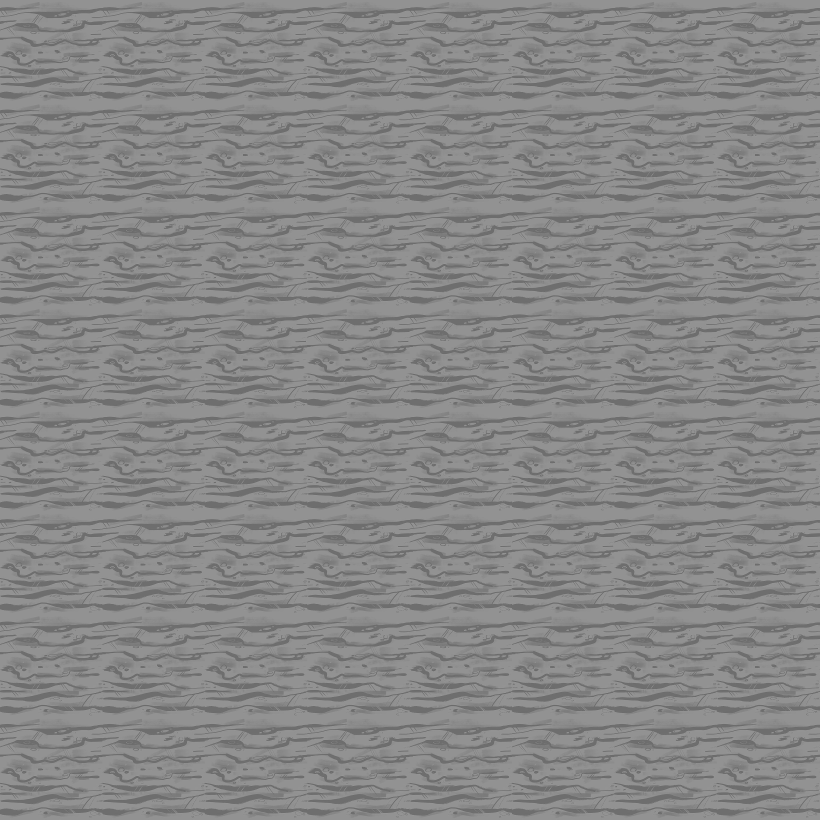
#> input picture assets/bad_ground.jpg, 4096 x 4096 px (shown at 1/5 size)
$ python resize.py bad_ground.jpg
#> lines starting #> are read from the running program, lines starting #| are printed output that depends on the picture
import sys, cv2

inp = sys.argv[1]

im = cv2.imread(inp, 0)
#> im is the input picture: shape (4096, 4096); min 77, max 178, mean 135.1

a = cv2.resize(im, (800, 800))
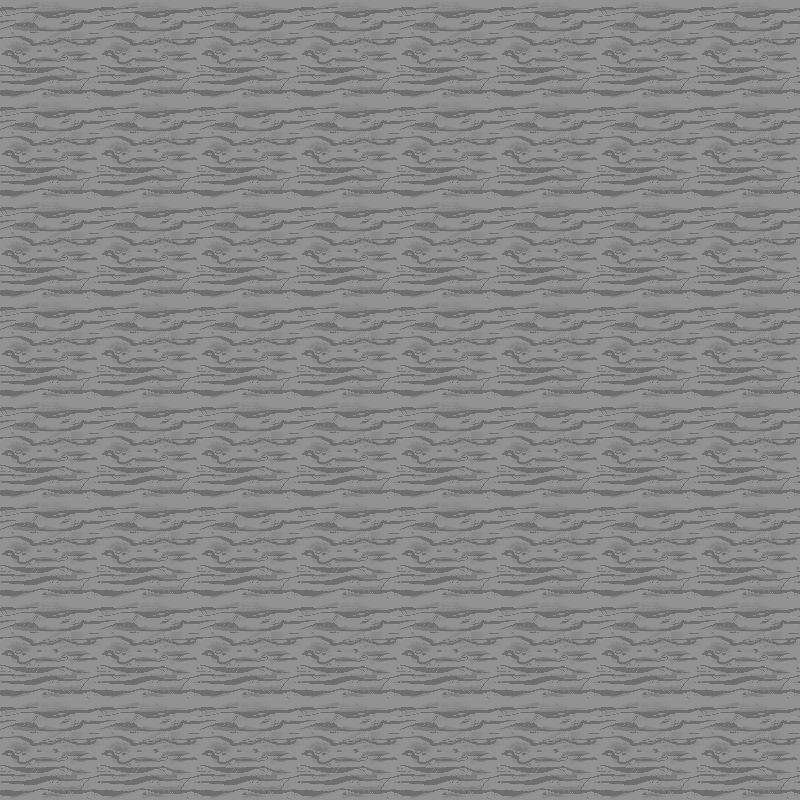
#> a: shape (800, 800); min 93, max 161, mean 135.1

cv2.imwrite(inp, a)

$ run again, on assets/good_ground.jpg
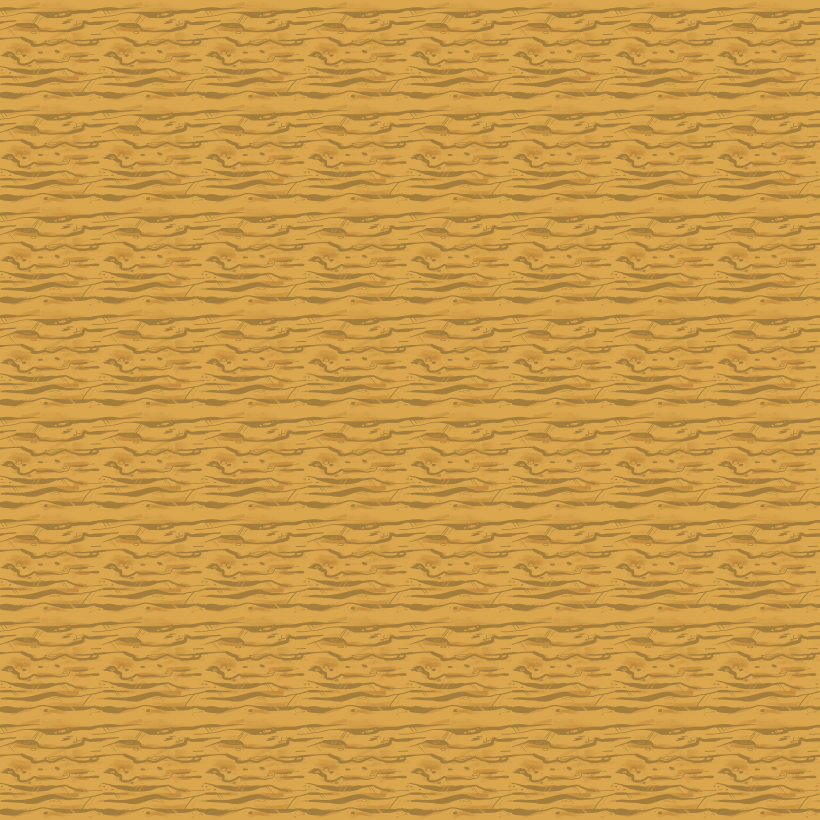
#> input picture assets/good_ground.jpg, 4096 x 4096 px (shown at 1/5 size)
#> `im = cv2.imread(inp, 0)`:
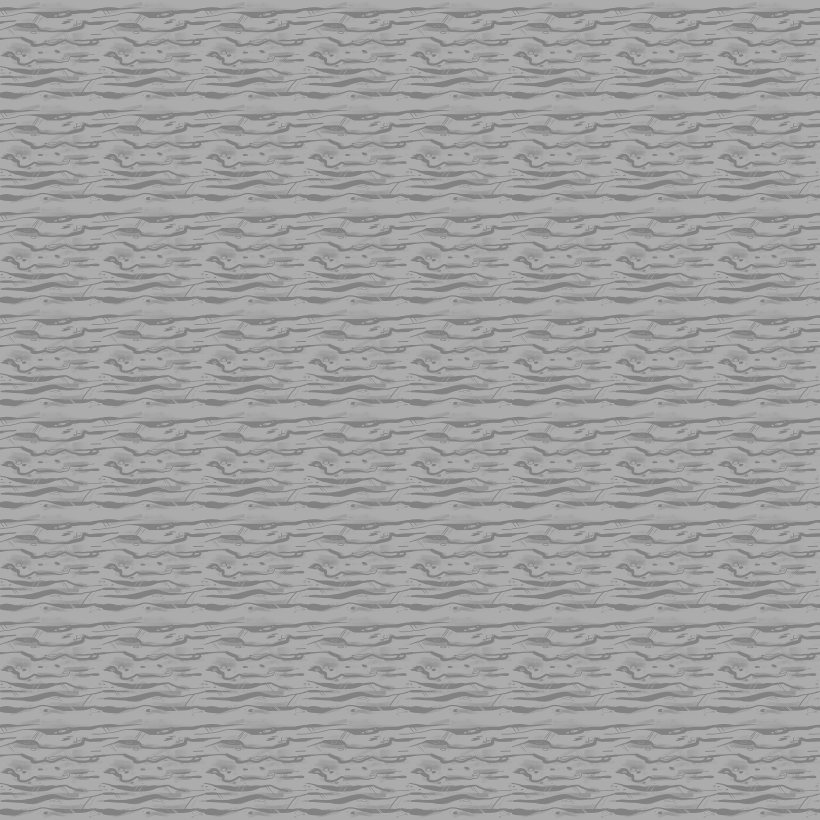
#> im: shape (4096, 4096) (shown at 1/5 size); min 100, max 200, mean 159.3
#> `a = cv2.resize(im, (800, 800))`:
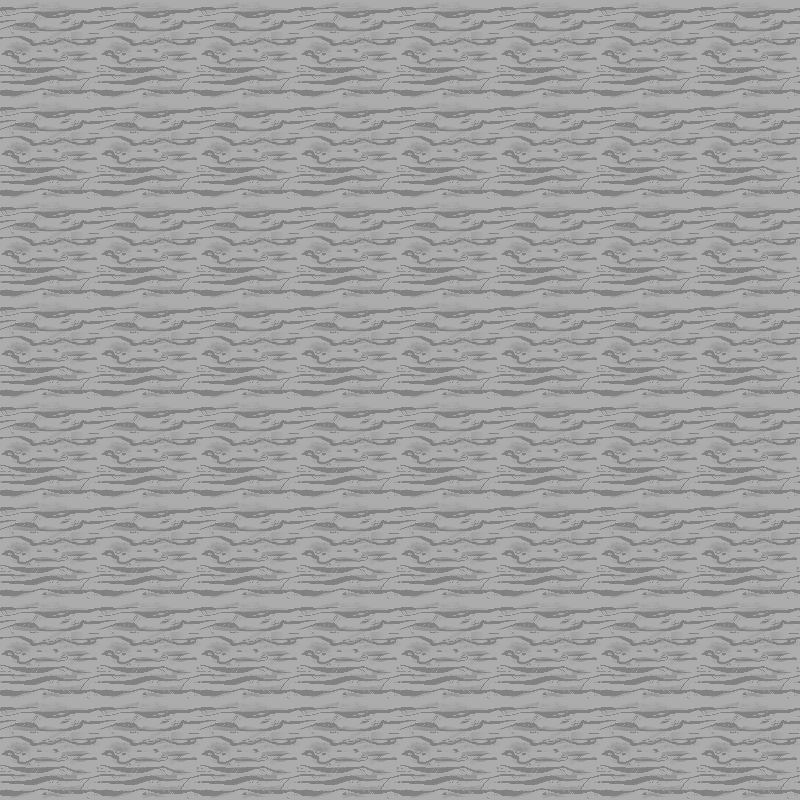
#> a: shape (800, 800); min 114, max 184, mean 159.4
